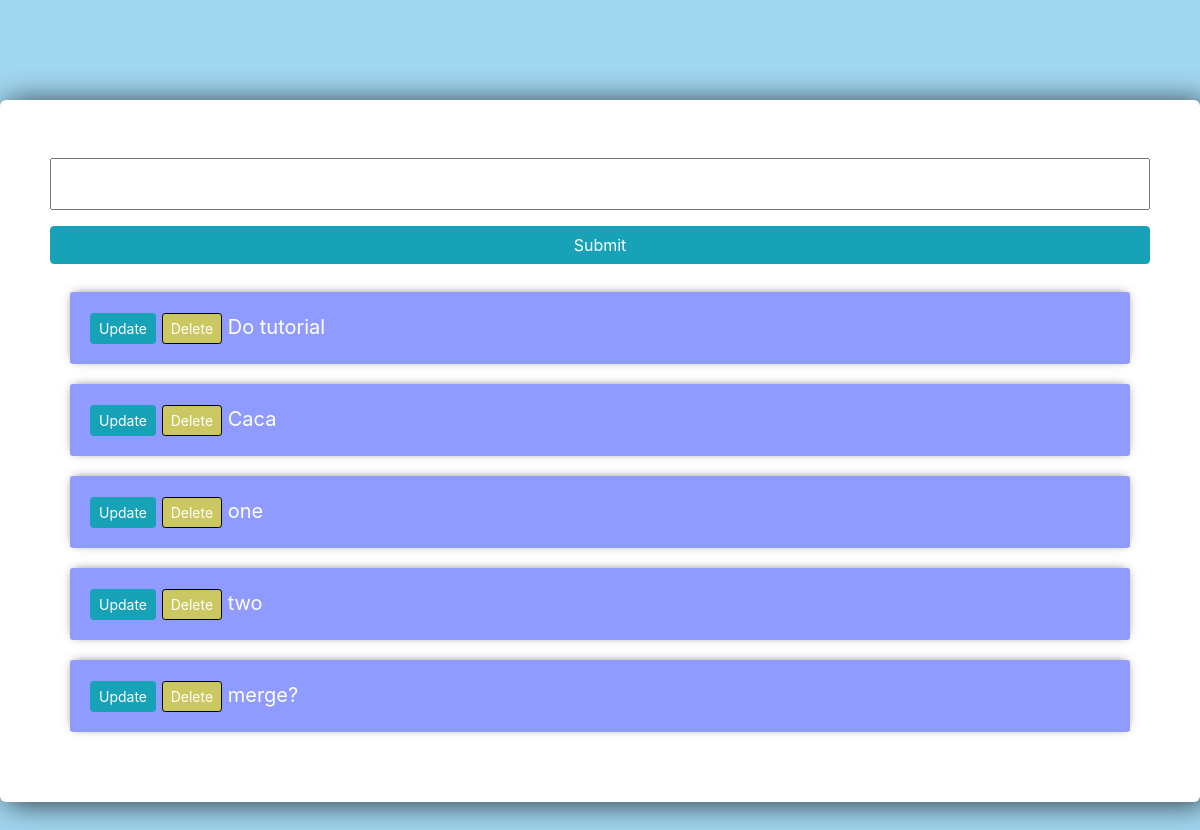
Before: / with the older database file.
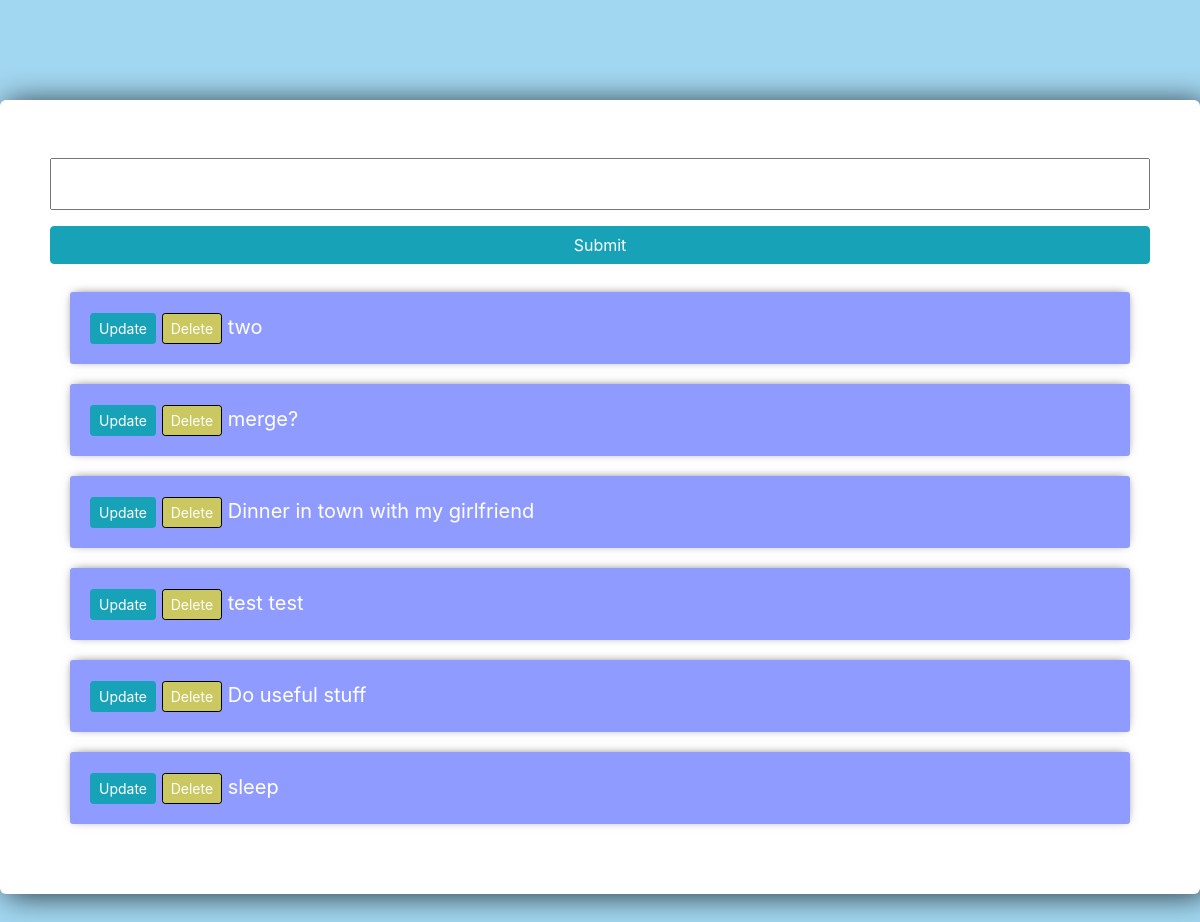
After: the same page with the newer database file.
### tasks/models.py (models this page shows)
class Task(models.Model):
    title = models.CharField(max_length=200)
    complete = models.BooleanField(default=False)
    created = models.DateTimeField(auto_now_add=True)
    def __str__(self):
        return self.title

### tasks/views.py (the view)
# urls.py: path('', views.index, name="list"),
def index(request):
	tasks = Task.objects.all()
	form = TaskForm()
	if request.method =='POST':
		form = TaskForm(request.POST)
		if form.is_valid():
			form.save()
		return redirect('/')
	context = {'tasks':tasks, 'form':form}
	return render(request, 'tasks/list.html', context)

### tasks/forms.py
class TaskForm(forms.ModelForm):
    class Meta:
        model = Task
        fields = "__all__"

### tasks/templates/tasks/list.html (shortened to what this page needs)
<link rel="stylesheet" href="https://stackpath.bootstrapcdn.com/bootstrap/4.3.1/css/bootstrap.min.css">
<div class="center-column">
	<form method="POST" action="/">
		{{form.title}}
		<input class="btn btn-info" type="submit" name="Create Task">
	</form>
	<div class="todo-list">
	{% for task in tasks %}
		<div class="item-row">
			<a class="btn btn-sm btn-info" href="{% url 'update_task' task.id %}">Update</a>
			<a class="btn btn-sm btn-danger" href="{% url 'delete' task.id %}">Delete</a>
			{% if task.complete == True %}
			<strike>{{task}}</strike>
			{% else %}
			<span>{{task}}</span>
			{% endif %}
		</div>
	{% endfor %}
	</div>
</div>

### tasks/templates/tasks/list.html (style rules this page uses)
input { width: 100%; padding: 12px 20px; margin: 8px 0; box-sizing: border-box; }
input::placeholder { color: #2b2b2b; }
.center-column { width:1200px; margin: 100px auto; padding:50px; background-color: #fff; border-radius: 6px; box-shadow: 6px 2px 30px 0px rgba(0,0,0,0.75); }
.item-row { background-color: #8f9bff; margin: 20px; padding: 20px; border-radius: 3px; color: #fff; font-size: 20px; box-shadow: 0px -1px 10px -4px rgba(0,0,0,0.75); }
.btn-danger { background-color: #CBC862; border-color: #000000; }

Changed rows visible on the page:
removed Task: title "Do tutorial"
removed Task: title "Caca"
removed Task: title "one"
added Task: title "Dinner in town with my girlfriend"
added Task: title "test test"
added Task: title "Do useful stuff"
added Task: title "sleep"
